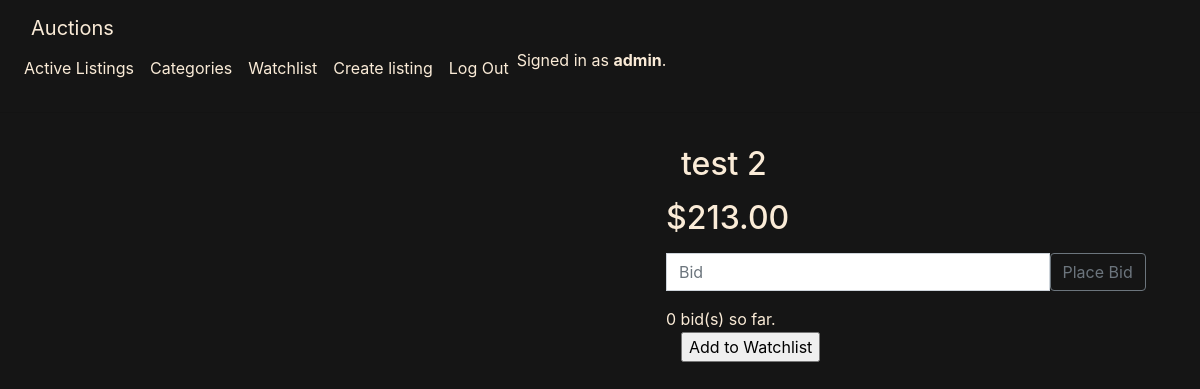
The page /listing/12 (signed in) on the database its author committed.
### auctions/models.py (models this page shows, shortened)
class User(AbstractUser):
    pass

class Listing(m.Model):
    title = m.CharField(max_length=50)
    description = m.TextField()
    price = m.FloatField()
    categ = m.ForeignKey('Category', on_delete=m.SET_NULL, blank=True, null=True)
    date = m.DateTimeField(auto_now_add=True)
    image_url = m.TextField(blank=True, null=True)
    creator = m.ForeignKey(User, related_name="listings", on_delete=m.CASCADE)
    winner = m.ForeignKey(User, related_name="won", on_delete=m.SET_NULL, blank=True, null=True)
    active = m.BooleanField(default=True, null=False, blank=False)

### auctions/views.py (the view)
# urls.py: path("listing/<int:listing_id>", views.listing, name="listing"),
def listing(request, listing_id):
    try:
        l = Listing.objects.get(pk=listing_id)
        if request.user.is_authenticated:
            w = Watchlist.objects.get(owner=request.user)
            if w.listings.contains(l):
                watchlisted = True
            else:
                watchlisted = False
        else:
            watchlisted = False
    except Listing.DoesNotExist:
        return render(request, "auctions/error.html", {"error": 1})
    except Watchlist.DoesNotExist:
        watchlisted = False
    bid_form = PlaceBidForm()
    bid_form.fields["amount"].widget.attrs["min"] = round(l.price * 1.1, 1)
    if request.user.is_authenticated:
        user_winning = Bid.objects.filter(listing=l, author=request.user,
                                amount=l.price)
    else:
        user_winning = False
    return render(request, "auctions/listing.html", {
        "listing": l,
        "watchlisted": watchlisted,
        "owner": l.creator == request.user,
        "active": l.active,
        "winner": l.winner == request.user,
        "bid_form": bid_form,
        "comment_form": AddCommentForm(),
        "comments": Comment.objects.filter(listing=l),
        "bid_count": len(Bid.objects.filter(listing=l)),
        "user_winning": user_winning
        })

### auctions/forms.py
class PlaceBidForm(f.ModelForm):
    class Meta:
        model = Bid
        fields = ('amount',)
        labels = {'amount': '',}
        widgets = {'amount': f.NumberInput(attrs={'class': 'form-control', 'placeholder': 'Bid'}),}

class AddCommentForm(f.ModelForm):
    class Meta:
        model = Comment
        fields = ('text',)
        labels = {'text': '',}
        widgets = {'text': f.Textarea(attrs={'class': 'form-control', 'placeholder': 'Comment'}),}

### auctions/templates/auctions/listing.html (shortened to what this page needs)
{% extends "auctions/layout.html" %}
{% load static %}
{% block extrahead %}
<link rel="stylesheet" href="{% static 'listing.css' %}">
{% endblock %}
{% block body %}
<div id="main" class="row m-2" >
  {% include 'auctions/listing-main.html' %}
</div>
{% endblock %}

### auctions/templates/auctions/layout.html (shortened to what this page needs)
{% load static %}
<!DOCTYPE html>
<html lang="en">
<head>
  <link rel="stylesheet" href="https://stackpath.bootstrapcdn.com/bootstrap/4.4.1/css/bootstrap.min.css"
>
  <link href="{% static 'auctions/layout.css' %}" rel="stylesheet">
    {% block extrahead %}{% endblock %}
</head>
<body>
  <nav class="navbar navbar-expand-lg bg-body-tertiary">
    <div class="container-fluid">
      <div class="row">
        <div class="col-md-2">
          <a class="navbar-brand" href="#">Auctions</a>
        </div>
        <div class="collapse navbar-collapse" id="navbarSupportedContent">
          <ul class="navbar-nav me-auto mb-2 mb-lg-0">
            <li class="nav-item">
              <a class="nav-link" href="{% url 'index' %}">Active Listings</a>
            </li>
            <li class="nav-item">
              <a class="nav-link" href="{% url 'categories' %}">Categories</a>
            </li>
            {% if user.is_authenticated %}
            <li class="nav-item">
              <a class="nav-link" href="{% url 'watchlist' %}">Watchlist</a>
            </li>
            <li class="nav-item">
              <a class="nav-link" href="{% url 'create' %}">Create listing</a>
            </li>
            <li class="nav-item">
              <a class="nav-link" href="{% url 'logout' %}">Log Out</a>
            </li>
            {% endif %}
            <span>
              {% if user.is_authenticated %}
              Signed in as <strong>{{ user.username }}</strong>.
              {% else %}
              Not signed in.
              {% endif %}
            </span>
          </ul>
        </div>
      </div>
    </div>
  </nav>
  <hr>
  {% block body %}
  {% endblock %}
</body>
</html>

### auctions/templates/auctions/listing-main.html (shortened to what this page needs)
{% load static %}
<div class="row p-3 w-100">
  <div class="col-md-7 text-center">
    <div class="img-cont">
    </div>
  </div>
  <div class="col-md-5">
    <div class="row h-25">
      <h2>{{ listing.title }}</h2>
    </div>
    <div class="row h-50 px-0">
      {% if user.is_authenticated %}
      <div class="row h-50">
        <h2 class="m-0 h-75">${{ listing.price | floatformat:"2g" }}</h2>
      </div>
      <div class="row h-50">
        <form class="input-group mb-3" action="{% url 'place_bid' listing_id=listing.id %}" method="post">
          {{ bid_form }}
          <button class="btn btn-outline-secondary" type="submit" id="button-addon2">Place Bid</button>
        </form>
        <div class="bid-placing">
          <p class="m-0">
            {{ bid_count }} bid(s) so far.
          </p>
        </div>
      </div>
      {% else %}
      <div class="price ">
        <h2>${{ listing.price | floatformat:"2g" }}</h2>
      </div>
      {% endif %}
    </div>
    <div class="row h-25 pt-4">
      {% if user.is_authenticated %}
        <form class="watchlist-form" action="{% url 'manage_watchlist' listing_id=listing.id %}" method="post">
          {% if not watchlisted %}
            <input type="submit" value="Add to Watchlist">
          {% else %}
            <input type="hidden" name="watchlist" value="remove">
            <input type="submit" value="Remove from Watchlist">
          {% endif %}
        </form>
      {% endif %}
    </div>
  </div>
</div>

### auctions/static/auctions/layout.css (style rules this page uses)
body { background-color: #151515; color: antiquewhite; }
a, a:hover { color: antiquewhite; text-decoration: none; }

### rows shown on the page
User: username "admin"
Listing: title "test 2", price "213.00"

### other values the page prints
{{ bid_count }} "0"
